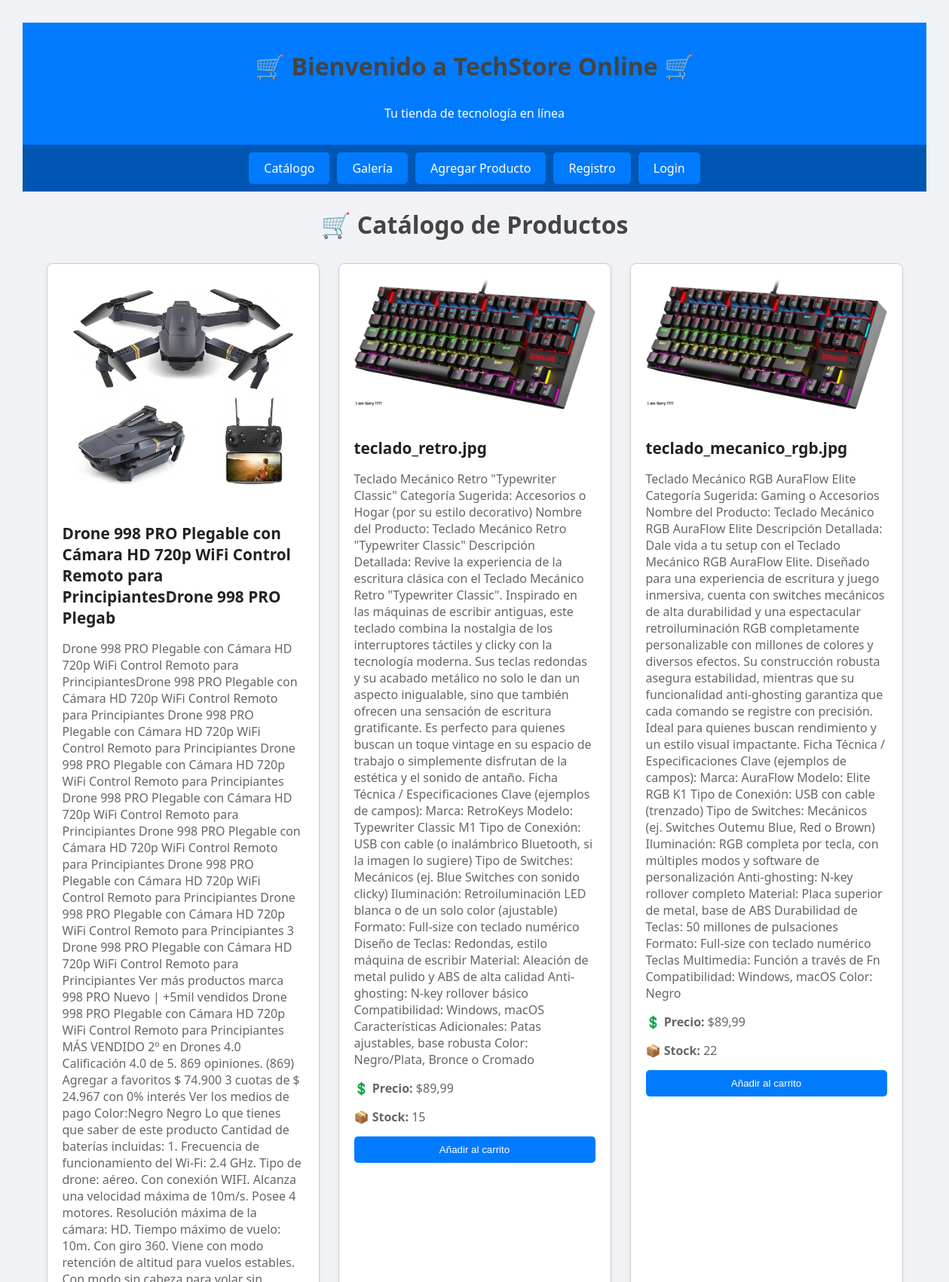
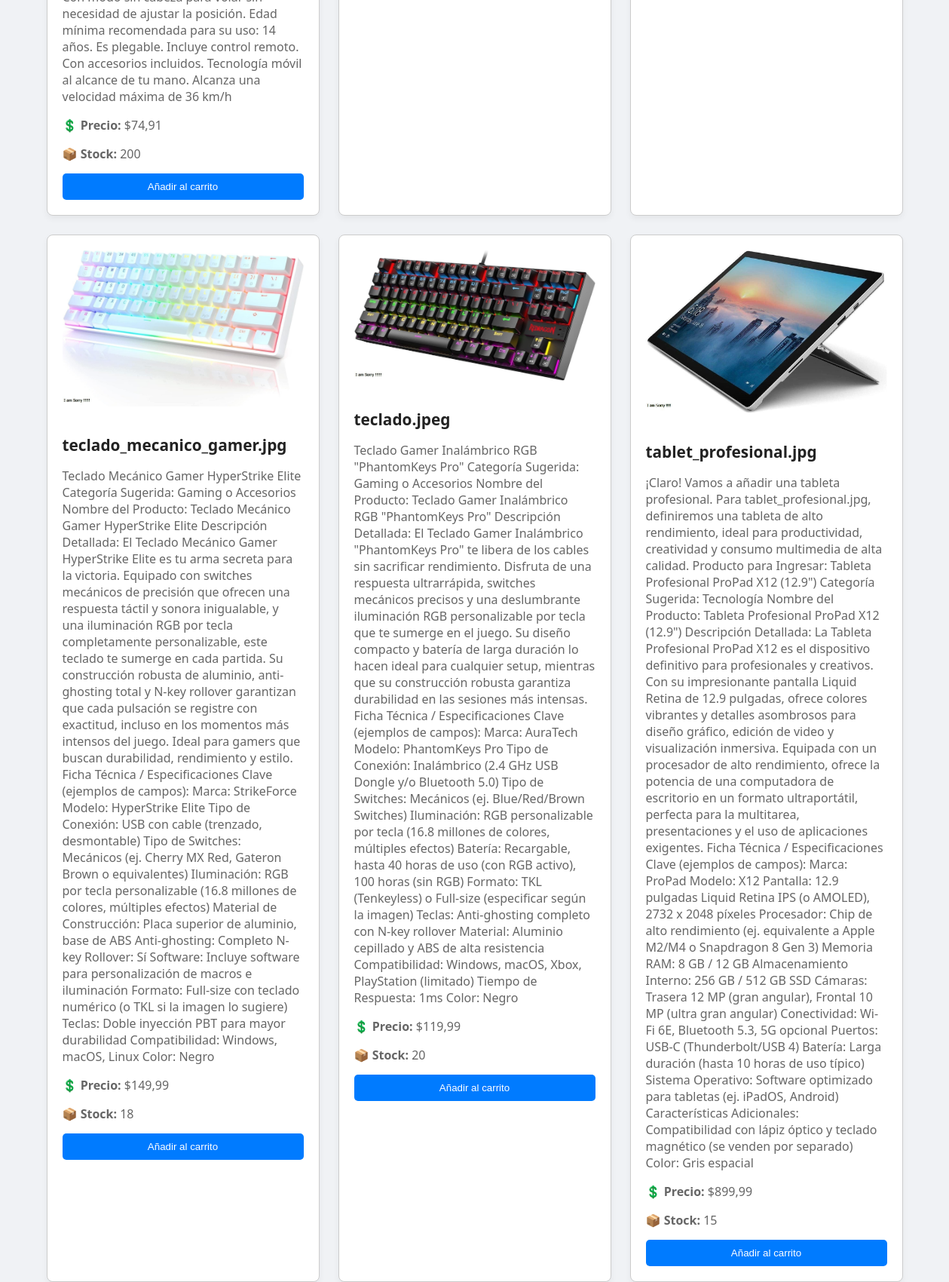
Screenshot of /productos/catalogo/ (upper part) with the database file from the repository (2 pictures, top to bottom).
### productos/models.py (models this page shows, shortened)
class Producto(models.Model):
    nombre = models.CharField(max_length=100)
    descripcion = models.TextField(blank=True)
    precio = models.DecimalField(max_digits=10, decimal_places=2)
    stock = models.PositiveIntegerField()
    categoria = models.ForeignKey(Categoria, on_delete=models.SET_NULL, null=True, blank=True)
    imagen = models.ImageField(upload_to='', blank=True, null=True)
    activo = models.BooleanField(default=True)
    fecha_creacion = models.DateTimeField(auto_now_add=True)
    class Meta:
        verbose_name = 'Producto'
        verbose_name_plural = 'Productos'
        ordering = ['-fecha_creacion']

### productos/views.py (the view, shortened to what this page needs)
# urls.py: path('catalogo/', views.catalogo, name='catalogo'),
def catalogo(request):
    query = request.GET.get("q", "").strip()
    productos = Producto.objects.all()
    contexto = {
        "productos": productos,
        "busqueda": query
    }
    return render(request, "productos/index.html", contexto)

### productos/context_processors.py (called while the page is built)
def carrito_procesador(request):
    return {'carrito': Carrito(request)}

### productos/templates/productos/index.html (shortened to what this page needs)
<!DOCTYPE html>
<html lang="es">
<head>
    {% load static %}
    <link rel="stylesheet" href="https://cdnjs.cloudflare.com/ajax/libs/font-awesome/6.5.0/css/all.min.css" />
</head>
<body>
    <header>
        <h1>🛒 Bienvenido a TechStore Online 🛒</h1>
        <p>Tu tienda de tecnología en línea</p>
    </header>
    <nav>
        <a href="/productos/catalogo/">Catálogo</a>
        <a href="/productos/galeria/">Galería</a>
        <a href="/admin/productos/producto/add/">Agregar Producto</a>
        <a href="{% url 'registro' %}">Registro</a>
        <a href="{% url 'login_view' %}">Login</a>
    </nav>
    <h1>🛒 Catálogo de Productos</h1>
    <div class="catalogo">
        {% for producto in productos %}
            <div class="card">
                {% if producto.imagen %}
                    <img src="{{ producto.imagen.url }}" alt="{{ producto.nombre }}" class="producto-img">
                {% else %}
                    <img src="{% static 'productos/img/default.jpg' %}" alt="Imagen por defecto" class="producto-img">
                {% endif %}
                <h2 class="card-title">{{ producto.nombre }}</h2>
                <p class="card-text">{{ producto.descripcion }}</p>
                <p class="card-text">💲 <strong>Precio:</strong> ${{ producto.precio }}</p>
                <p class="card-text">📦 <strong>Stock:</strong> {{ producto.stock }}</p>
                <form action="{% url 'agregar_producto' producto.id %}" method="post" style="margin-top: 15px;">
                    <button type="submit" class="btn btn-primary btn-block" style="width: 100%; padding: 10px; border: none; border-radius: 5px; background-color: #007BFF; color: white; cursor: pointer;">
                        Añadir al carrito
                    </button>
                </form>
            </div>
        {% empty %}
            <p style="text-align:center;">No hay productos disponibles en este momento.</p>
        {% endfor %}
    </div>
</body>
</html>

### productos/templates/productos/index.html (style rules this page uses)
body { font-family: 'Segoe UI', sans-serif; background-color: #f0f2f5; padding: 30px; margin: 0; }
header, footer { background-color: #007BFF; color: white; text-align: center; padding: 15px; }
nav { background-color: #0056b3; display: flex; flex-wrap: wrap; justify-content: center; gap: 10px; padding: 10px; margin-bottom: 20px; }
nav a { background-color: #007BFF; color: white; padding: 10px 20px; border-radius: 5px; text-decoration: none; transition: 0.3s; }
h1 { text-align: center; margin-bottom: 30px; color: #444; }
.catalogo { display: flex; flex-wrap: wrap; justify-content: center; gap: 25px; }
.card { background-color: #fff; border: 1px solid #ccc; border-radius: 8px; width: 320px; padding: 20px; box-shadow: 0 4px 8px rgba(0,0,0,0.05); transition: transform 0.2s ease; }
.producto-img { width: 100%; height: auto; border-radius: 4px; margin-bottom: 15px; }
.card-title { font-size: 1.3em; margin-bottom: 10px; color: #222; }
.card-text { font-size: 1em; margin-bottom: 6px; color: #666; }

### rows the page displays
Producto: imagen (picture), nombre "Drone 998 PRO Plegable con Cámara HD 720p WiFi Control Remoto para PrincipiantesDrone 998 PRO Plegab", descripcion "Drone 998 PRO Plegable con Cámara HD 720p WiFi Control Remoto para PrincipiantesDrone 998 PRO Plegable con Cámara HD 720p WiFi Control Remoto para Principiantes Drone 998 PRO Plegable con Cámara HD 720p WiFi Control Remoto para Principiantes Drone 998 PRO Plegable con Cámara HD 720p WiFi Control Remoto para Principiantes Drone 998 PRO Plegable con Cámara HD 720p WiFi Control Remoto para Principiantes Drone 998 PRO Plegable con Cámara HD 720p WiFi Control Remoto para Principiantes Drone 998 PRO Plegable con Cámara HD 720p WiFi Control Remoto para Principiantes Drone 998 PRO Plegable con Cámara HD 720p WiFi Control Remoto para Principiantes 3 Drone 998 PRO Plegable con Cámara HD 720p WiFi…", precio "74,91", stock "200"
Producto: imagen (picture), nombre "teclado_retro.jpg", descripcion "Teclado Mecánico Retro \"Typewriter Classic\" Categoría Sugerida: Accesorios o Hogar (por su estilo decorativo) Nombre del Producto: Teclado Mecánico Retro \"Typewriter Classic\" Descripción Detallada: Revive la experiencia de la escritura clásica con el Teclado Mecánico Retro \"Typewriter Classic\". Inspirado en las máquinas de escribir antiguas, este teclado combina la nostalgia de los interruptores táctiles y clicky con la tecnología moderna. Sus teclas redondas y su acabado metálico no solo le dan un aspecto inigualable, sino que también ofrecen una sensación de escritura gratificante. Es perfecto para quienes buscan un toque vintage en su espacio de trabajo o simplemente disfrutan de la…", precio "89,99", stock "15"
Producto: imagen (picture), nombre "teclado_mecanico_rgb.jpg", descripcion "Teclado Mecánico RGB AuraFlow Elite Categoría Sugerida: Gaming o Accesorios Nombre del Producto: Teclado Mecánico RGB AuraFlow Elite Descripción Detallada: Dale vida a tu setup con el Teclado Mecánico RGB AuraFlow Elite. Diseñado para una experiencia de escritura y juego inmersiva, cuenta con switches mecánicos de alta durabilidad y una espectacular retroiluminación RGB completamente personalizable con millones de colores y diversos efectos. Su construcción robusta asegura estabilidad, mientras que su funcionalidad anti-ghosting garantiza que cada comando se registre con precisión. Ideal para quienes buscan rendimiento y un estilo visual impactante. Ficha Técnica / Especificaciones Clave…", precio "89,99", stock "22"
Producto: imagen (picture), nombre "teclado_mecanico_gamer.jpg", descripcion "Teclado Mecánico Gamer HyperStrike Elite Categoría Sugerida: Gaming o Accesorios Nombre del Producto: Teclado Mecánico Gamer HyperStrike Elite Descripción Detallada: El Teclado Mecánico Gamer HyperStrike Elite es tu arma secreta para la victoria. Equipado con switches mecánicos de precisión que ofrecen una respuesta táctil y sonora inigualable, y una iluminación RGB por tecla completamente personalizable, este teclado te sumerge en cada partida. Su construcción robusta de aluminio, anti-ghosting total y N-key rollover garantizan que cada pulsación se registre con exactitud, incluso en los momentos más intensos del juego. Ideal para gamers que buscan durabilidad, rendimiento y estilo. Ficha…", precio "149,99", stock "18"
Producto: imagen (picture), nombre "teclado.jpeg", descripcion "Teclado Gamer Inalámbrico RGB \"PhantomKeys Pro\" Categoría Sugerida: Gaming o Accesorios Nombre del Producto: Teclado Gamer Inalámbrico RGB \"PhantomKeys Pro\" Descripción Detallada: El Teclado Gamer Inalámbrico \"PhantomKeys Pro\" te libera de los cables sin sacrificar rendimiento. Disfruta de una respuesta ultrarrápida, switches mecánicos precisos y una deslumbrante iluminación RGB personalizable por tecla que te sumerge en el juego. Su diseño compacto y batería de larga duración lo hacen ideal para cualquier setup, mientras que su construcción robusta garantiza durabilidad en las sesiones más intensas. Ficha Técnica / Especificaciones Clave (ejemplos de campos): Marca: AuraTech Modelo:…", precio "119,99", stock "20"
Producto: imagen (picture), nombre "tablet_profesional.jpg", descripcion "¡Claro! Vamos a añadir una tableta profesional. Para tablet_profesional.jpg, definiremos una tableta de alto rendimiento, ideal para productividad, creatividad y consumo multimedia de alta calidad. Producto para Ingresar: Tableta Profesional ProPad X12 (12.9\") Categoría Sugerida: Tecnología Nombre del Producto: Tableta Profesional ProPad X12 (12.9\") Descripción Detallada: La Tableta Profesional ProPad X12 es el dispositivo definitivo para profesionales y creativos. Con su impresionante pantalla Liquid Retina de 12.9 pulgadas, ofrece colores vibrantes y detalles asombrosos para diseño gráfico, edición de video y visualización inmersiva. Equipada con un procesador de alto rendimiento, ofrece…", precio "899,99", stock "15"
